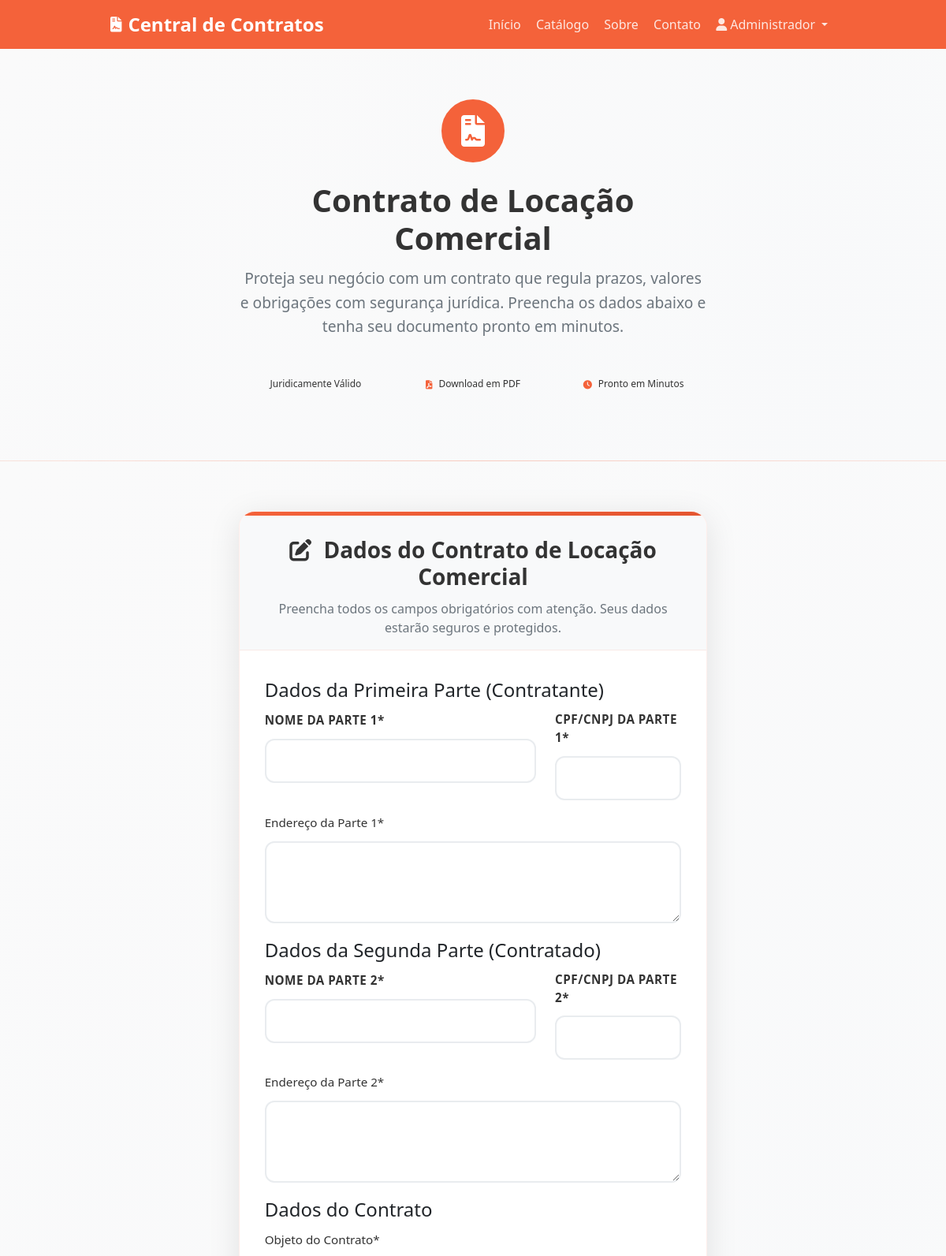
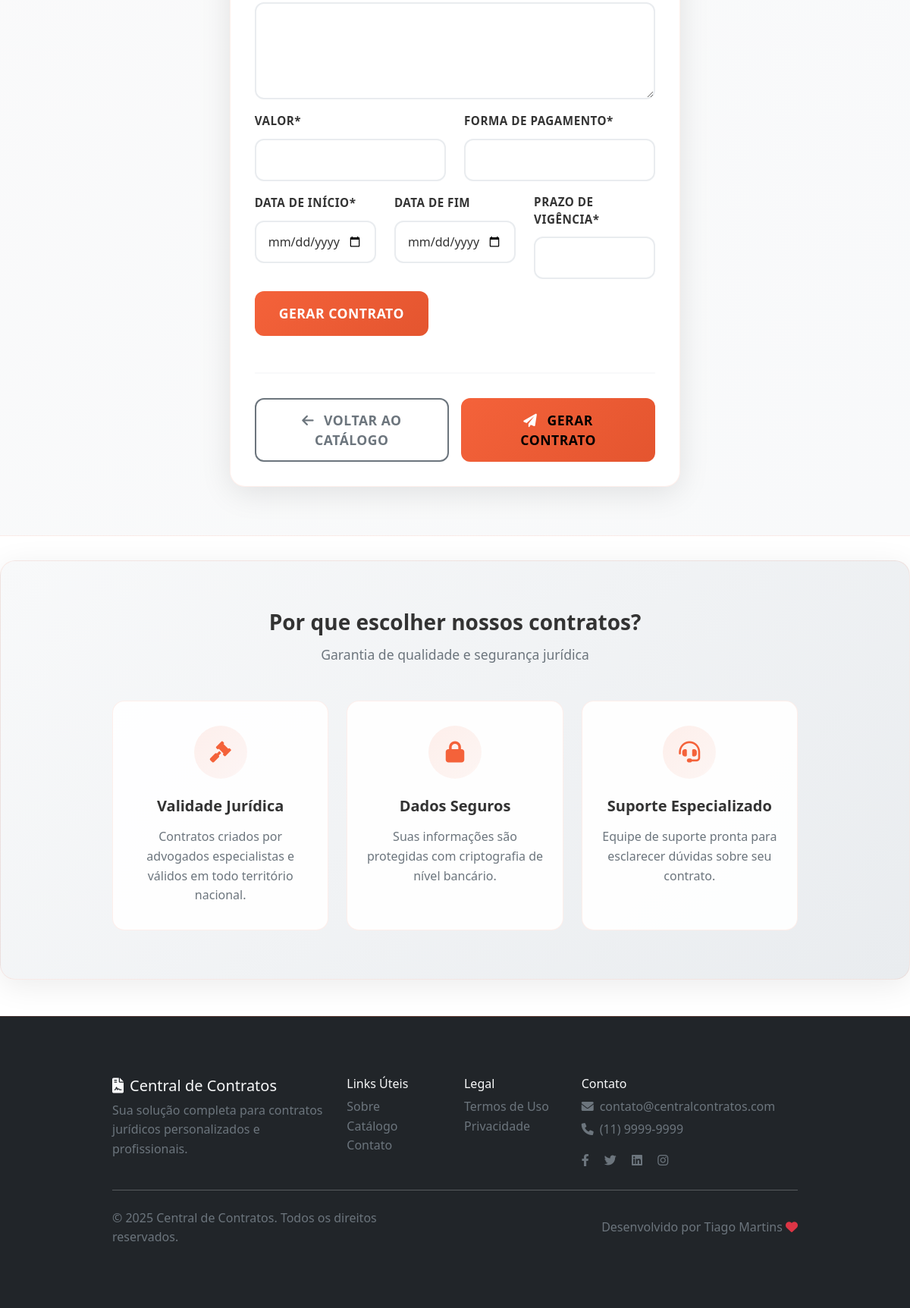
The page /contracts/form/locacao-comercial/ (signed in) on the database its author committed (2 pictures, top to bottom).
### contracts/models.py (models this page shows, shortened)
class ContractType(models.Model):
    name = models.CharField('Nome', max_length=100, unique=True)
    slug = models.SlugField('Slug', max_length=100, unique=True, blank=True)
    description = models.TextField('Descrição')
    price = models.DecimalField('Preço', max_digits=10, decimal_places=2)
    image = models.ImageField('Imagem', upload_to='contract_types/', blank=True, null=True)
    category = models.CharField('Categoria', max_length=50, blank=True)
    is_active = models.BooleanField('Ativo', default=True)
    icon = models.CharField('Ícone FontAwesome', max_length=50, default='fas fa-file-contract',
                           help_text='Ex: fas fa-file-contract, fas fa-building')
    color = models.CharField('Cor', max_length=7, default='#f4623a',
                           help_text='Cor em hexadecimal (ex: #f4623a)')
    order = models.PositiveIntegerField('Ordem de Exibição', default=0,
                                      help_text='Menor número aparece primeiro')
    created_at = models.DateTimeField('Criado em', auto_now_add=True)
    updated_at = models.DateTimeField('Atualizado em', auto_now=True)
    class Meta:
        verbose_name = 'Tipo de Contrato'
        verbose_name_plural = 'Tipos de Contratos'
        ordering = ['order', 'name']

### contracts/views.py (the view)
# urls.py: path('form/<slug:slug>/', views.contract_form_view, name='contract_form'),
@login_required
def contract_form_view(request, slug):
    contract_type = get_object_or_404(ContractType, slug=slug, is_active=True)
    form_classes = {
        'prestacao_servico': PrestacaoServicoForm,
        'locacao_residencial': LocacaoForm,
        'locacao_comercial': LocacaoForm,
        'compra_venda': CompraVendaForm,
        'confissao_divida': ConfissaoDividaForm,
        'freelancer': FreelancerForm,
    }
    form_class = form_classes.get(slug, ContractForm)
    if request.method == 'POST':
        form = form_class(request.POST)
        if form.is_valid():
            contract = form.save(commit=False)
            contract.user = request.user
            contract.contract_type = contract_type
            dados_especificos = {}
            if slug == 'prestacao_servico':
                dados_especificos = {
                    'servicos_detalhados': form.cleaned_data.get('servicos_detalhados'),
                    'local_prestacao': form.cleaned_data.get('local_prestacao'),
                }
            elif slug in ['locacao_residencial', 'locacao_comercial']:
                dados_especificos = {
                    'endereco_imovel': form.cleaned_data.get('endereco_imovel'),
                    'valor_caucao': str(form.cleaned_data.get('valor_caucao', 0)),
                    'dia_vencimento': form.cleaned_data.get('dia_vencimento'),
                }
            elif slug == 'compra_venda':
                dados_especificos = {
                    'descricao_bem': form.cleaned_data.get('descricao_bem'),
                    'local_entrega': form.cleaned_data.get('local_entrega'),
                    'prazo_entrega': form.cleaned_data.get('prazo_entrega'),
                }
            elif slug == 'confissao_divida':
                dados_especificos = {
                    'origem_divida': form.cleaned_data.get('origem_divida'),
                    'valor_juros': str(form.cleaned_data.get('valor_juros', 0)),
                    'data_vencimento': form.cleaned_data.get('data_vencimento').isoformat(),
                }
            elif slug == 'freelancer':
                dados_especificos = {
                    'projeto_detalhado': form.cleaned_data.get('projeto_detalhado'),
                    'prazo_entrega': form.cleaned_data.get('prazo_entrega'),
                    'direitos_autorais': form.cleaned_data.get('direitos_autorais'),
                }
            contract.dados_especificos = dados_especificos
            contract.save()
            Payment.objects.create(
                contract=contract,
                amount=contract_type.price,
                payment_method='pending'
            )
            messages.success(request, 'Contrato criado com sucesso! Prossiga para o pagamento.')
            return redirect('contracts:payment', contract_id=contract.id)
    else:
        form = form_class()
    if slug == 'compra-venda':
        return redirect('contracts:compra_venda_completo')
    elif slug == 'locacao-residencial':
        return redirect('contracts:locacao_residencial')
    else:
        template_name = 'contracts/contract_form.html'
    return render(request, template_name, {
        'form': form,
        'contract_type': contract_type
    })

### templates/contracts/contract_form.html (shortened to what this page needs)
{% extends 'base.html' %}
{% load static %}
{% load crispy_forms_tags %}
{% block content %}
<section class="py-5 contract-form-hero">
    <div class="container">
        <div class="row text-center">
            <div class="col-lg-8 mx-auto hero-content">
                <div class="contract-icon mb-4">
                    <i class="fas fa-file-contract"></i>
                </div>
                <h1 class="hero-title">{{ contract_type.name }}</h1>
                <p class="hero-subtitle">
                    {{ contract_type.description }}
                    Preencha os dados abaixo e tenha seu documento pronto em minutos.
                </p>
                <div class="contract-features mt-4">
                    <div class="row g-3">
                        <div class="col-md-4">
                            <div class="feature-item">
                                <span>Juridicamente Válido</span>
                            </div>
                        </div>
                        <div class="col-md-4">
                            <div class="feature-item">
                                <i class="fas fa-file-pdf text-primary"></i>
                                <span>Download em PDF</span>
                            </div>
                        </div>
                        <div class="col-md-4">
                            <div class="feature-item">
                                <i class="fas fa-clock text-primary"></i>
                                <span>Pronto em Minutos</span>
                            </div>
                        </div>
                    </div>
                </div>
            </div>
        </div>
    </div>
</section>
<section class="py-5 form-section">
    <div class="container">
        <div class="row justify-content-center">
            <div class="col-lg-10 col-xl-8">
                <div class="form-card">
                    <div class="form-card-header">
                        <h3 class="form-title">
                            <i class="fas fa-edit me-2"></i>
                            Dados do {{ contract_type.name }}
                        </h3>
                        <p class="form-subtitle">
                            Preencha todos os campos obrigatórios com atenção.
                            Seus dados estarão seguros e protegidos.
                        </p>
                    </div>
                    <div class="form-card-body">
                        <form method="post" id="contratoForm" novalidate>
                            {% crispy form %}
                            <div class="form-actions">
                                <div class="row g-3">
                                    <div class="col-md-6">
                                        <a href="{% url 'contracts:catalog' %}" class="btn btn-outline-secondary btn-lg w-100">
                                            <i class="fas fa-arrow-left me-2"></i>
                                            Voltar ao Catálogo
                                        </a>
                                    </div>
                                    <div class="col-md-6">
                                        <button type="submit" class="btn btn-primary btn-lg w-100" id="submitBtn">
                                            <i class="fas fa-paper-plane me-2"></i>
                                            <span class="btn-text">Gerar Contrato</span>
                                        </button>
                                    </div>
                                </div>
                            </div>
                        </form>
                    </div>
                </div>
            </div>
        </div>
    </div>
</section>
<section class="py-5 bg-light info-section">
    <div class="container">
        <div class="row text-center">
            <div class="col-lg-8 mx-auto">
                <h3 class="info-title">Por que escolher nossos contratos?</h3>
                <p class="info-subtitle">Garantia de qualidade e segurança jurídica</p>
            </div>
        </div>
        <div class="row g-4 mt-4">
            <div class="col-md-4">
                <div class="info-card">
                    <div class="info-icon">
                        <i class="fas fa-gavel"></i>
                    </div>
                    <h5>Validade Jurídica</h5>
                    <p>Contratos criados por advogados especialistas e válidos em todo território nacional.</p>
                </div>
            </div>
            <div class="col-md-4">
                <div class="info-card">
                    <div class="info-icon">
                        <i class="fas fa-lock"></i>
                    </div>
                    <h5>Dados Seguros</h5>
                    <p>Suas informações são protegidas com criptografia de nível bancário.</p>
                </div>
            </div>
            <div class="col-md-4">
                <div class="info-card">
                    <div class="info-icon">
                        <i class="fas fa-headset"></i>
                    </div>
                    <h5>Suporte Especializado</h5>
                    <p>Equipe de suporte pronta para esclarecer dúvidas sobre seu contrato.</p>
                </div>
            </div>
        </div>
    </div>
</section>
{% endblock %}

### templates/base.html (shortened to what this page needs)
<!DOCTYPE html>
<html lang="pt-br">
<head>
    <link href="https://cdn.jsdelivr.net/npm/bootstrap@5.3.0/dist/css/bootstrap.min.css" rel="stylesheet">
    <link rel="stylesheet" href="https://cdnjs.cloudflare.com/ajax/libs/font-awesome/6.0.0/css/all.min.css">
    {% load static %}
    <link rel="stylesheet" href="{% static 'css/custom.css' %}">
</head>
<body>
    <nav class="navbar navbar-expand-lg navbar-dark bg-primary">
        <div class="container">
            <a class="navbar-brand fw-bold" href="{% url 'core:home' %}">
                <i class="fas fa-file-contract me-2"></i>Central de Contratos
            </a>
            <div class="collapse navbar-collapse" id="navbarNav">
                <ul class="navbar-nav ms-auto">
                    <li class="nav-item">
                        <a class="nav-link" href="{% url 'core:home' %}">Início</a>
                    </li>
                    <li class="nav-item">
                        <a class="nav-link" href="{% url 'contracts:catalog' %}">Catálogo</a>
                    </li>
                    <li class="nav-item">
                        <a class="nav-link" href="{% url 'core:about' %}">Sobre</a>
                    </li>
                    <li class="nav-item">
                        <a class="nav-link" href="{% url 'core:contact' %}">Contato</a>
                    </li>
                    {% if user.is_authenticated %}
                        <li class="nav-item dropdown">
                            <a class="nav-link dropdown-toggle" href="#" id="navbarDropdown" role="button" data-bs-toggle="dropdown">
                                <i class="fas fa-user me-1"></i>{{ user.first_name|default:user.username }}
                            </a>
                        </li>
                    {% endif %}
                </ul>
            </div>
        </div>
    </nav>
    <main>
        {% block content %}{% endblock %}
    </main>
    <footer class="bg-dark text-light py-5 mt-5">
        <div class="container">
            <div class="row">
                <div class="col-md-4">
                    <h5><i class="fas fa-file-contract me-2"></i>Central de Contratos</h5>
                    <p class="text-muted">Sua solução completa para contratos jurídicos personalizados e profissionais.</p>
                </div>
                <div class="col-md-2">
                    <h6>Links Úteis</h6>
                    <ul class="list-unstyled">
                        <li><a href="{% url 'core:about' %}" class="text-muted text-decoration-none">Sobre</a></li>
                        <li><a href="{% url 'contracts:catalog' %}" class="text-muted text-decoration-none">Catálogo</a></li>
                        <li><a href="{% url 'core:contact' %}" class="text-muted text-decoration-none">Contato</a></li>
                    </ul>
                </div>
                <div class="col-md-2">
                    <h6>Legal</h6>
                    <ul class="list-unstyled">
                        <li><a href="{% url 'core:terms' %}" class="text-muted text-decoration-none">Termos de Uso</a></li>
                        <li><a href="{% url 'core:privacy' %}" class="text-muted text-decoration-none">Privacidade</a></li>
                    </ul>
                </div>
                <div class="col-md-4">
                    <h6>Contato</h6>
                    <p class="text-muted mb-1"><i class="fas fa-envelope me-2"></i>contato@centralcontratos.com</p>
                    <p class="text-muted mb-1"><i class="fas fa-phone me-2"></i>(11) 9999-9999</p>
                    <div class="mt-3">
                        <a href="#" class="text-muted me-3"><i class="fab fa-facebook-f"></i></a>
                        <a href="#" class="text-muted me-3"><i class="fab fa-twitter"></i></a>
                        <a href="#" class="text-muted me-3"><i class="fab fa-linkedin"></i></a>
                        <a href="#" class="text-muted"><i class="fab fa-instagram"></i></a>
                    </div>
                </div>
            </div>
            <hr class="my-4">
            <div class="row align-items-center">
                <div class="col-md-6">
                    <p class="text-muted mb-0">&copy; 2025 Central de Contratos. Todos os direitos reservados.</p>
                </div>
                <div class="col-md-6 text-end">
                    <p class="text-muted mb-0">Desenvolvido por Tiago Martins <i class="fas fa-heart text-danger"></i></p>
                </div>
            </div>
        </div>
    </footer>
</body>
</html>

### rows shown on the page
ContractType: name "Contrato de Locação Comercial", description "Proteja seu negócio com um contrato que regula prazos, valores e obrigações com segurança jurídica."

### other values the page prints
{{ user.first_name|default:user.username }} "Administrador"
